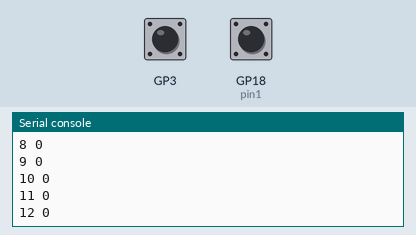
Recording of a program running on a simulated Raspberry Pi Pico running CircuitPython. Shown: the last lines printed to the serial console. The test bench sets the inputs (shaded band); at power-on: GP3 LOW, GP18 (pin1) LOW.

Above: at 1.2 s.
1.3 s: GP3 pulled HIGH for 0.15 s
At 1.31 s:
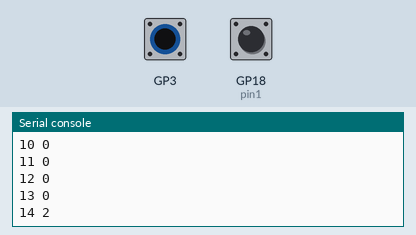
2.9 s: GP18 (pin1) pulled HIGH for 0.15 s
At 2.91 s:
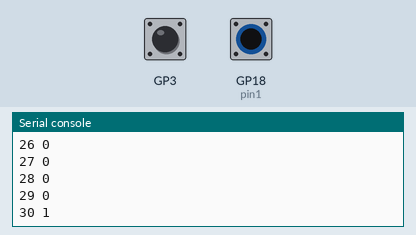
4.5 s: GP3 pulled HIGH for 1 s
At 4.51 s:
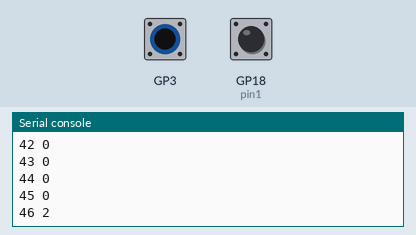
7.0 s: GP18 (pin1) pulled HIGH for 1 s
At 7.02 s:
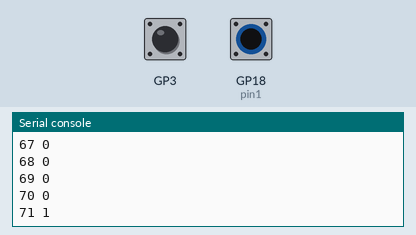
Timing chart, 0 to 10.0 s (numbered marks = the images above; inputs shaded):
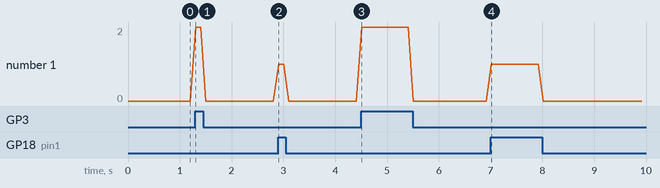

Measured:
- after the input at 1.3 s, the serial console: prints a new line at once (image 1)
- after the input at 2.9 s, the serial console: prints a new line at once (image 2)
- after the input at 4.5 s, the serial console: prints a new line at once (image 3)
- after the input at 7.0 s, the serial console: prints a new line at once (image 4)

The program:

switch-3Way-Test.py
```python
import board
import digitalio
import time
from u3WaySwitch import u3WaySwitch

s1 = u3WaySwitch(board.GP18, board.GP3)

# s1 = digitalio.DigitalInOut(board.GP19)
# s1.direction = digitalio.Direction.INPUT
# s1.pull = digitalio.Pull.DOWN
#
# s2 = digitalio.DigitalInOut(board.GP18)
# s2.direction = digitalio.Direction.INPUT
# s2.pull = digitalio.Pull.DOWN

n=0
while True:
    n+=1
    #print(n, s1.value, s2.value)
    print(n, s1.getState())
    time.sleep(0.1)
```

u3WaySwitch.py
```python
import board
from digitalio import DigitalInOut, Direction, Pull
import time

class u3WaySwitch:
    def __init__(self, pin1 = board.GP18, pin2 = board.GP19):
        self.s1 = DigitalInOut(pin1)
        self.s1.direction = Direction.INPUT
        self.s1.pull = Pull.DOWN

        self.s2 = DigitalInOut(pin2)
        self.s2.direction = Direction.INPUT
        self.s2.pull = Pull.DOWN

        self.state = self.getState()
        self.oldState = self.state

    def getState(self):
        if self.s1.value:
            self.state = 1
        elif self.s2.value:
            self.state = 2
        else:
            self.state = 0
        return self.state

    def change(self):
        l_change = False
        self.state = self.getState()
        if self.state != self.oldState:
            l_change = True
            self.oldState = self.state
        return l_change


# TEsting
if __name__ == '__main__':
    # 3 way switches
    doorSwitch = u3WaySwitch(pin1 = board.GP18, pin2 = board.GP19)

    while True:
        print(doorSwitch.getState())
        if doorSwitch.change():
            print("Changed to: ", doorSwitch.state)
        time.sleep(0.2)
        
```
